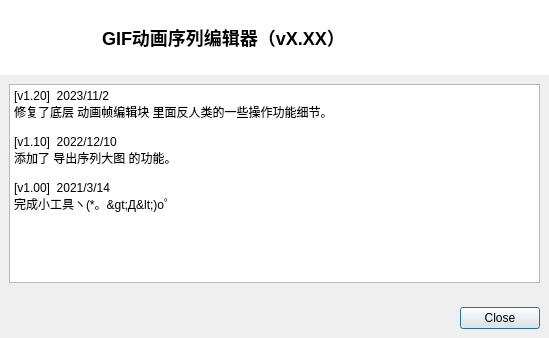
<?xml version="1.0" encoding="UTF-8"?>
<ui version="4.0">
 <class>W_SoftwareVersionLog</class>
 <widget class="QDialog" name="W_SoftwareVersionLog">
  <property name="geometry">
   <rect>
    <x>0</x>
    <y>0</y>
    <width>549</width>
    <height>338</height>
   </rect>
  </property>
  <property name="windowTitle">
   <string>版本日志</string>
  </property>
  <property name="styleSheet">
   <string notr="true">#widget_title{
	background-color: rgb(255, 255, 255);
}</string>
  </property>
  <layout class="QVBoxLayout" name="verticalLayout" stretch="0,1">
   <property name="spacing">
    <number>0</number>
   </property>
   <property name="leftMargin">
    <number>0</number>
   </property>
   <property name="topMargin">
    <number>0</number>
   </property>
   <property name="rightMargin">
    <number>0</number>
   </property>
   <property name="bottomMargin">
    <number>0</number>
   </property>
   <item>
    <widget class="QWidget" name="widget_title" native="true">
     <property name="sizePolicy">
      <sizepolicy hsizetype="Preferred" vsizetype="Minimum">
       <horstretch>0</horstretch>
       <verstretch>0</verstretch>
      </sizepolicy>
     </property>
     <layout class="QHBoxLayout" name="horizontalLayout_2">
      <property name="leftMargin">
       <number>12</number>
      </property>
      <property name="topMargin">
       <number>0</number>
      </property>
      <property name="rightMargin">
       <number>0</number>
      </property>
      <property name="bottomMargin">
       <number>0</number>
      </property>
      <item>
       <widget class="QWidget" name="widget" native="true">
        <property name="sizePolicy">
         <sizepolicy hsizetype="Fixed" vsizetype="Fixed">
          <horstretch>0</horstretch>
          <verstretch>0</verstretch>
         </sizepolicy>
        </property>
        <property name="minimumSize">
         <size>
          <width>75</width>
          <height>75</height>
         </size>
        </property>
        <property name="maximumSize">
         <size>
          <width>75</width>
          <height>75</height>
         </size>
        </property>
        <property name="styleSheet">
         <string notr="true">border-image: url(:/DrillGIFActionSequenceEditor/Resources/icons/global/drill_logo_200x200.png);</string>
        </property>
       </widget>
      </item>
      <item>
       <widget class="QLabel" name="label_title">
        <property name="styleSheet">
         <string notr="true">font-family:&quot;微软雅黑&quot;;
font-size:18px;
font-weight:bold;
padding:4px;</string>
        </property>
        <property name="text">
         <string>GIF动画序列编辑器（vX.XX）</string>
        </property>
       </widget>
      </item>
     </layout>
    </widget>
   </item>
   <item>
    <widget class="QWidget" name="widget_2" native="true">
     <layout class="QGridLayout" name="gridLayout" rowstretch="1,0,0">
      <property name="leftMargin">
       <number>0</number>
      </property>
      <property name="topMargin">
       <number>0</number>
      </property>
      <property name="rightMargin">
       <number>0</number>
      </property>
      <property name="bottomMargin">
       <number>0</number>
      </property>
      <item row="2" column="1">
       <layout class="QHBoxLayout" name="horizontalLayout" stretch="1,0">
        <property name="leftMargin">
         <number>9</number>
        </property>
        <property name="topMargin">
         <number>9</number>
        </property>
        <property name="rightMargin">
         <number>9</number>
        </property>
        <property name="bottomMargin">
         <number>9</number>
        </property>
        <item>
         <spacer name="horizontalSpacer">
          <property name="orientation">
           <enum>Qt::Horizontal</enum>
          </property>
          <property name="sizeHint" stdset="0">
           <size>
            <width>40</width>
            <height>20</height>
           </size>
          </property>
         </spacer>
        </item>
        <item>
         <widget class="QDialogButtonBox" name="buttonBox">
          <property name="standardButtons">
           <set>QDialogButtonBox::Close</set>
          </property>
         </widget>
        </item>
       </layout>
      </item>
      <item row="0" column="1">
       <widget class="QWidget" name="widget_3" native="true">
        <layout class="QVBoxLayout" name="verticalLayout_2">
         <item>
          <widget class="QPlainTextEdit" name="plainTextEdit">
           <property name="readOnly">
            <bool>true</bool>
           </property>
           <property name="plainText">
            <string>[v1.20]  2023/11/2
修复了底层 动画帧编辑块 里面反人类的一些操作功能细节。

[v1.10]  2022/12/10
添加了 导出序列大图 的功能。

[v1.00]  2021/3/14
完成小工具ヽ(*。&gt;Д&lt;)o゜
</string>
           </property>
          </widget>
         </item>
        </layout>
       </widget>
      </item>
     </layout>
    </widget>
   </item>
  </layout>
 </widget>
 <resources>
  <include location="../../../drillgifactionsequenceeditor.qrc"/>
 </resources>
 <connections>
  <connection>
   <sender>buttonBox</sender>
   <signal>rejected()</signal>
   <receiver>W_SoftwareVersionLog</receiver>
   <slot>reject()</slot>
   <hints>
    <hint type="sourcelabel">
     <x>324</x>
     <y>275</y>
    </hint>
    <hint type="destinationlabel">
     <x>351</x>
     <y>228</y>
    </hint>
   </hints>
  </connection>
 </connections>
</ui>
